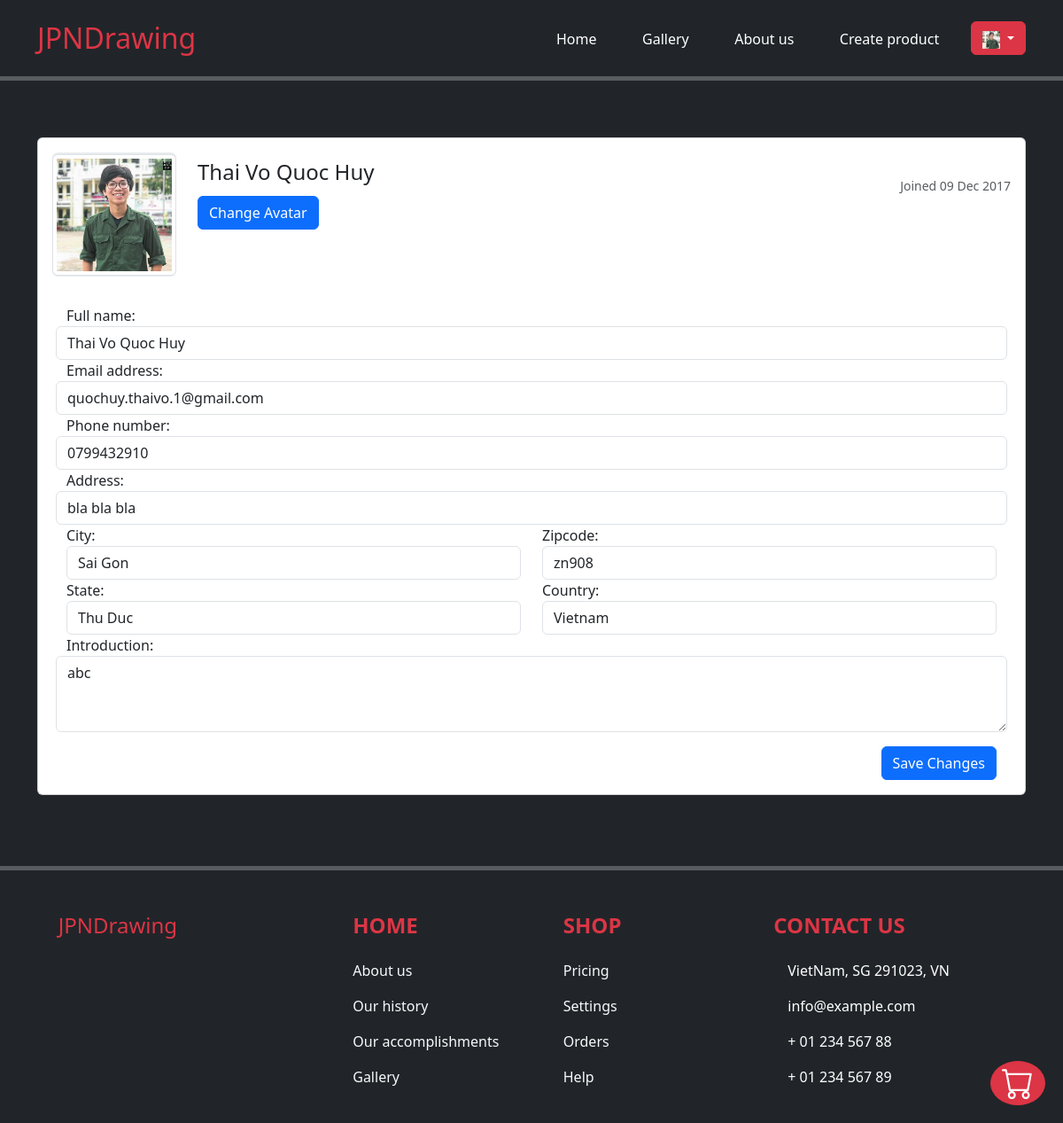
Screenshot of /setting/edit-profile (signed in) with the database file from the repository.
### exe201/models.py (models this page shows, shortened)
class User(db.Model, UserMixin):
    id = db.Column(db.Integer(), primary_key = True)
    username = db.Column(db.String(length=30), nullable = False, unique = True)
    email_address = db.Column(db.String(length=50), nullable = False, unique = True)
    image_link = db.Column(db.String(length = 300), nullable = True, default = '/profile_img/default.webp')
    password_hash = db.Column(db.String(length=60), nullable = False)
    @property
    def password(self):
        return self.password

class Profile(db.Model):
    id = db.Column(db.Integer(), primary_key = True)
    fullname = db.Column(db.String(length = 30), nullable = True)
    image_link = db.Column(db.String(length = 300), nullable = True, default = '/profile_img/default.webp')
    phone_number = db.Column(db.String(length = 10), nullable = True, unique = True)
    address = db.Column(db.String(length = 100), nullable = True)
    city = db.Column(db.String(length = 30), nullable = True)
    state = db.Column(db.String(length = 30), nullable = True)
    zipcode = db.Column(db.String(length = 5), nullable = True)
    country = db.Column(db.String(length = 30), nullable = True)
    about_me = db.Column(db.String(length = 1000), nullable = True)
    user_id = db.Column(db.Integer(), db.ForeignKey('user.id'))

### exe201/routes.py (the view, shortened to what this page needs)
@app.route('/setting/edit-profile', methods=['GET', 'POST'])
@login_required
def edit_profile():
    profile_to_update = Profile.query.filter_by(user_id=current_user.id).first()
    user_image_link = User.query.filter_by(id=current_user.id).first().image_link
    user_email_address = User.query.filter_by(id=current_user.id).first().email_address
    form = EditProfile(
        fullname = profile_to_update.fullname,
        email_address = user_email_address,
        phone_number = profile_to_update.phone_number,
        address = profile_to_update.address,
        city = profile_to_update.city,
        state = profile_to_update.state,
        zipcode = profile_to_update.zipcode,
        country = profile_to_update.country,
        about_me = profile_to_update.about_me
    )
    if form.errors != {}:
        for err_msg in form.errors.values():
            flash(f'Error: {err_msg}', category='danger')
    return render_template('edit_profile.html',
                           form = form,
                           profile_to_update = profile_to_update,
                           user_image_link = user_image_link
                           )

### exe201/forms.py (shortened to what this page needs)
class EditProfile(FlaskForm):
    fullname = StringField(label='Full name:', validators=[DataRequired()])
    image_file = FileField(label='Change Avatar', validators=[FileAllowed(['jpg', 'jpeg', 'png'])], render_kw={'accept': 'image/*', 'onchange': 'document.getElementById("profile-picture-preview").src = window.URL.createObjectURL(this.files[0])'})
    email_address = StringField(label='Email address:', validators=[Email(), DataRequired()])
    phone_number = StringField(label='Phone number:', validators=[DataRequired()])
    address = StringField(label='Address:', validators=[DataRequired()])
    city = StringField(label='City:', validators=[DataRequired()])
    state = StringField(label='State:', validators=[DataRequired()])
    zipcode = StringField(label='Zipcode:', validators=[DataRequired()])
    country = StringField(label='Country:', validators=[DataRequired()])
    about_me = TextAreaField(label='Introduction:')
    submit = SubmitField(label='Save Changes')

### exe201/models.py (called while the page is built)
@login_manager.user_loader
def load_user(user_id):
    return User.query.get(int(user_id))

### exe201/templates/edit_profile.html (shortened to what this page needs)
{% extends 'base.html' %}
{% block body %}
<div class="container py-5 h-100">
    <div class="row flex-lg-nowrap">
        <form class="form" method="POST" enctype="multipart/form-data">
            <div class="col">
                <div class="row">
                    <div class="col mb-3">
                        <div class="card">
                            <div class="card-body">
                                <div class="e-profile">
                                    <div class="row">
                                        <div class="col-12 col-sm-auto mb-3">
                                            <div class="mx-auto" style="width: 140px;">
                                                <div class="d-flex justify-content-center align-items-center rounded"
                                                    style="height: 140px; background-color: rgb(233, 236, 239);">
                                                    <img src="{{ url_for('static', filename=user_image_link) }}" alt="Profile Picture" class="img-thumbnail" id="profile-picture-preview">
                                                </div>
                                            </div>
                                        </div>
                                        <div class="col d-flex flex-column flex-sm-row justify-content-between mb-3">
                                            <div class="text-left text-sm-left mb-2 mb-sm-0">
                                                <h4 class="pt-sm-2 pb-1 mb-0 text-nowrap">{{ profile_to_update.fullname }}
                                                </h4>
                                                <div class="custom-file mt-2">
                                                    {{ form.image_file.label(class="btn btn-primary") }}
                                                </div>
                                            </div>
                                            <div class="text-center text-sm-right">
                                                <span class="badge badge-secondary">administrator</span>
                                                <div class="text-muted"><small>Joined 09 Dec 2017</small></div>
                                            </div>
                                        </div>
                                    </div>
                                    <div class="tab-content pt-3 px-3">
                                        <div class="tab-pane active form-floating">
                                            <div class="row">
                                                {{ form.fullname.label}}
                                                {{ form.fullname(class="form-control") }}
                                                {{ form.email_address.label}}
                                                {{ form.email_address(class="form-control")}}
                                                {{ form.phone_number.label}}
                                                {{ form.phone_number(class="form-control")}}
                                                {{ form.address.label}}
                                                {{ form.address(class="form-control")}}
                                                <div class="col">
                                                    {{ form.city.label}}
                                                    {{ form.city(class="form-control")}}
                                                    {{ form.state.label}}
                                                    {{ form.state(class="form-control")}}
                                                </div>
                                                <div class="col">
                                                    {{ form.zipcode.label}}
                                                    {{ form.zipcode(class="form-control")}}
                                                    {{ form.country.label}}
                                                    {{ form.country(class="form-control")}}
                                                </div>
                                                {{ form.about_me.label}}
                                                {{ form.about_me(class="form-control", rows="3")}}
                                            </div>
                                            <div class="row pt-3">
                                                <div class="col d-flex justify-content-end">
                                                    {{ form.submit(class="btn btn-primary") }}
                                                </div>
                                            </div>
                                        </div>
                                    </div>
                                </div>
                            </div>
                        </div>
                    </div>
                </div>
            </div>
        </form>
    </div>
</div>
{% endblock %}

### exe201/templates/base.html (shortened to what this page needs)
<!doctype html>
<html lang="en">
<head>
  <link href="https://cdn.jsdelivr.net/npm/bootstrap@5.3.0/dist/css/bootstrap.min.css" rel="stylesheet">
</head>
<body class="bg-dark" style="padding-top: 2%; color: white">
  <div class="container">
    <div class="row align-items-start">
      <div class="col">
        <h2 class="text_left text-danger">JPNDrawing</h2>
      </div>
      <div class="col">
        <ul class="nav justify-content-between navbar-light">
          <li class="nav-item">
            <a class="nav-link active" aria-current="page" style="color:white !important"
              href="{{ url_for('home_page') }}">Home</a>
          </li>
          <li class="nav-item">
            <a class="nav-link" style="color:white !important" href="{{ url_for('gallery_page') }}">Gallery</a>
          </li>
          <li class="nav-item">
            <a class="nav-link" style="color:white !important" href="{{ url_for('about_us_page') }}">About us</a>
          </li>
          {% if current_user.is_authenticated %}
          <li class="nav-item">
            <a class="nav-link" style="color:white !important" href="{{ url_for('create_product_page') }}">Create
              product</a>
          </li>
          <div class="dropdown">
            <a class="btn btn-danger dropdown-toggle" href="#" role="button" id="dropdownMenuLink"
              data-bs-toggle="dropdown" aria-expanded="false">
              <img class="img-circle" src="{{ url_for('static', filename = current_user.image_link)}}"
                style="height: 20px; width: 20px;">
            </a>
          </div>
          {% endif %}
        </ul>
      </div>
    </div>
  </div>
  <hr style="border-top: 5px solid white;">
  {% block body %}
  {% endblock %}
  <hr style="border-top: 5px solid white;">
  {% if current_user.is_authenticated %}
  <a class="btn btn-danger rounded-circle position-fixed" style="bottom: 20px; right: 20px;"
    href="{{ url_for('cart_page') }}">
  </a>
  {% endif %}
  <footer class="text-center text-lg-start text-white position: relative min-height: 100vh">
    <section class="">
      <div class="container text-center text-md-start mt-5">
        <div class="row mt-3">
          <div class="col-md-3 col-lg-4 col-xl-3 mx-auto mb-4">
            <h4 class="mb-4 text-danger">
              JPNDrawing
            </h4>
          </div>
          <div class="col-md-3 col-lg-2 col-xl-2 mx-auto mb-4">
            <h4 class="text-uppercase fw-bold mb-4 text-danger">
              Home
            </h4>
            <p>
              <a href="#!" class="text-decoration-none text-light">About us</a>
            </p>
            <p>
              <a href="#!" class="text-decoration-none text-light">Our history</a>
            </p>
            <p>
              <a href="#!" class="text-decoration-none text-light">Our accomplishments</a>
            </p>
            <p>
              <a href="#!" class="text-decoration-none text-light">Gallery</a>
            </p>
          </div>
          <div class="col-md-3 col-lg-2 col-xl-2 mx-auto mb-4">
            <h4 class="text-uppercase fw-bold mb-4 text-danger">
              Shop
            </h4>
            <p>
              <a href="#!" class="text-decoration-none text-light">Pricing</a>
            </p>
            <p>
              <a href="#!" class="text-decoration-none text-light">Settings</a>
            </p>
            <p>
              <a href="#!" class="text-decoration-none text-light">Orders</a>
            </p>
            <p>
              <a href="#!" class="text-decoration-none text-light">Help</a>
            </p>
          </div>
          <div class="col-md-4 col-lg-3 col-xl-3 mx-auto mb-md-0 mb-4">
            <h4 class="text-uppercase fw-bold mb-4 text-danger">Contact us</h4>
            <p> VietNam, SG 291023, VN</p>
            <p>
              info@example.com
            </p>
            <p> + 01 234 567 88</p>
            <p> + 01 234 567 89</p>
          </div>
        </div>
      </div>
    </section>
  </footer>
</html>

### rows the page displays
User: image_link (picture), email_address "quochuy.thaivo.1@gmail.com"
Profile: fullname "Thai Vo Quoc Huy", phone_number "0799432910", address "bla bla bla", city "Sai Gon", state "Thu Duc", zipcode "zn908", country "Vietnam", about_me "abc"
